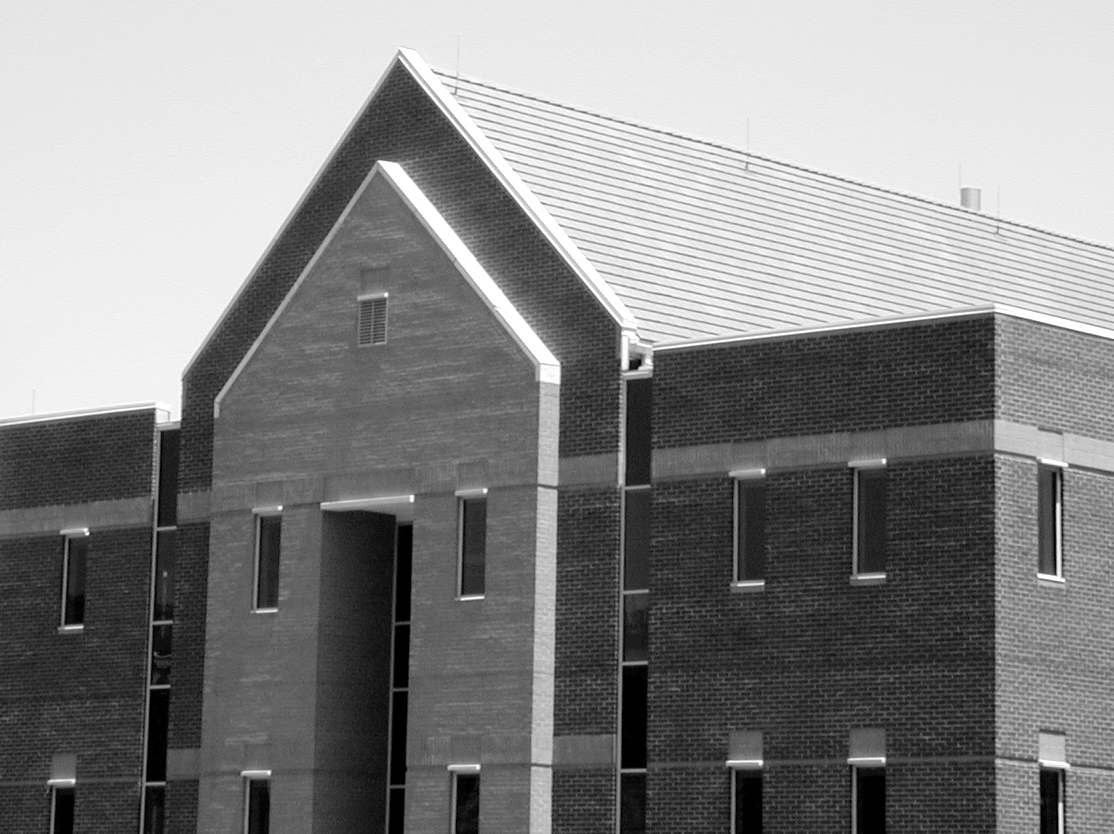
%> input picture Fig1016(a)(building_original).tif, 1114 x 834 px
$ octave lab1018.m   (GNU Octave 9; MATLAB toolbox functions it lacks are replaced by stand-ins)
%> lines starting %> are read from the running program, lines starting %| are printed output that depends on the picture
close all;
clear;

i = imread('Fig1016(a)(building_original).tif');
%> i is the input picture: size 834x1114 uint8; min 0, max 255, mean 133.3
figure,imshow(i);

r = ones(5)/25;

Sel = imfilter(i,r);
figure, imshow(Sel);
sx = [-1 -2 -1;
        0 0 0;
        1 2 1];
sy = [-1 0 1;
        -2 0 2;
        -1 0 1];

gx = abs(imfilter(im2double(Sel),sx));
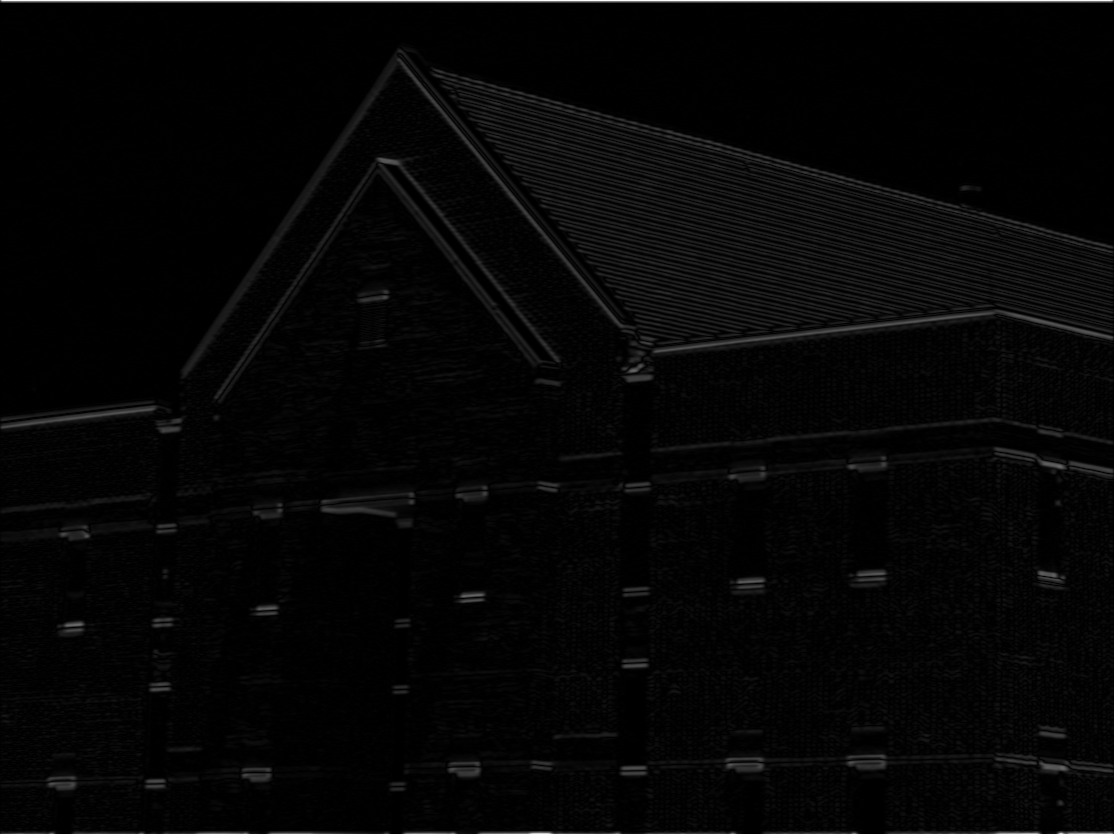
%> gx: size 834x1114 double; min 0, max 2.93, mean 0.0691; drawn with min black and max white
figure, imshow(gx);

gy = abs(imfilter(im2double(Sel),sy));
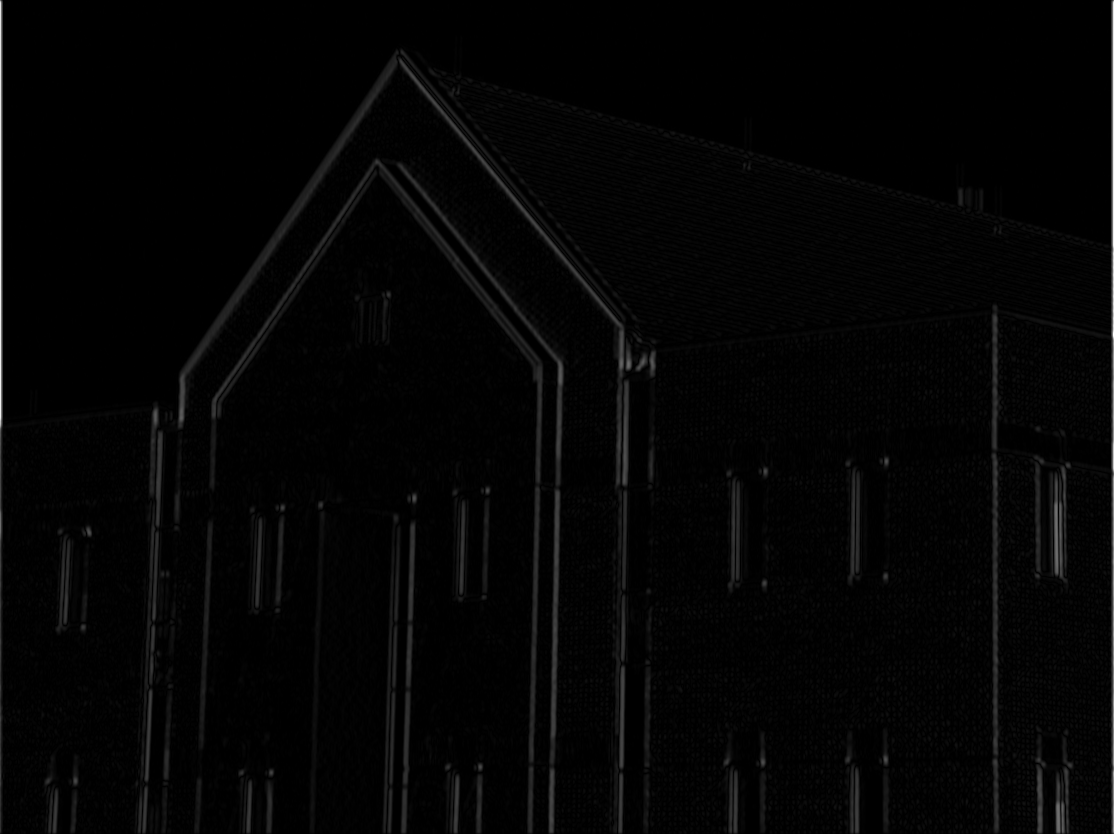
%> gy: size 834x1114 double; min 0, max 3.2, mean 0.0585; drawn with min black and max white
figure, imshow(gy);

gx_gy = gx+gy;
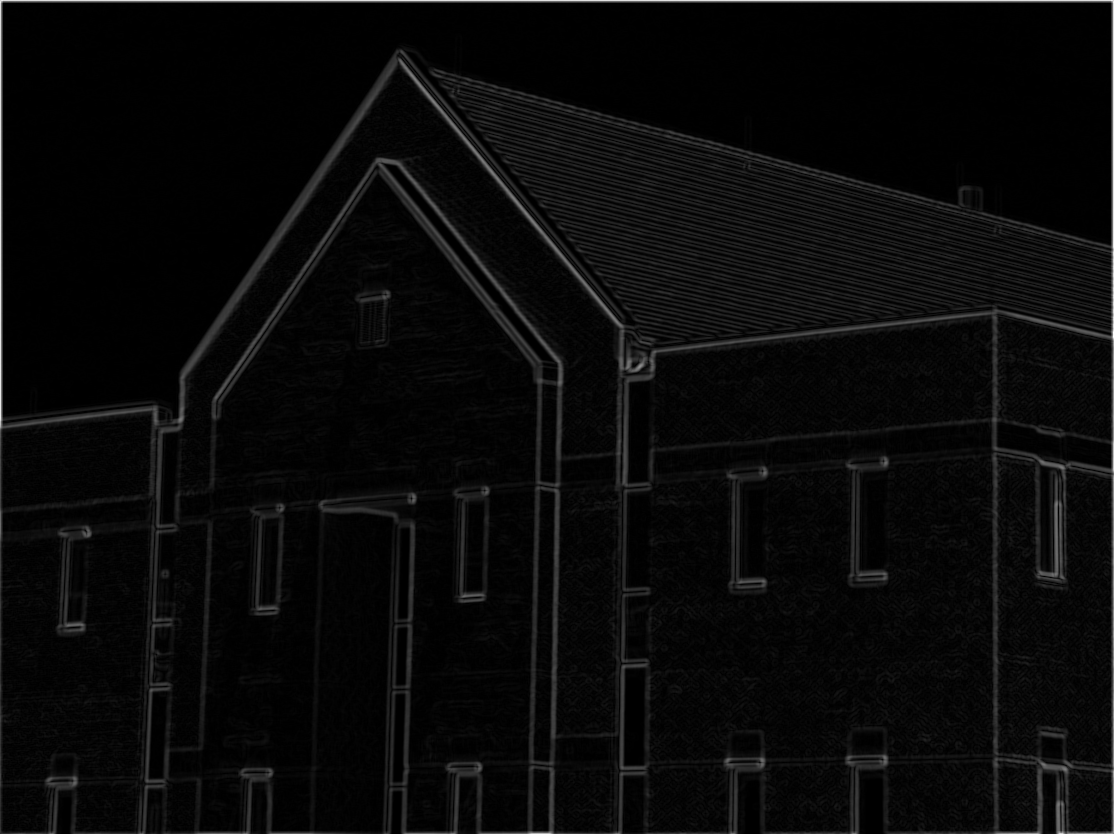
%> gx_gy: size 834x1114 double; min 0, max 3.31, mean 0.128; drawn with min black and max white
figure, imshow(gx_gy);
%> after `imshow(gx_gy)`:
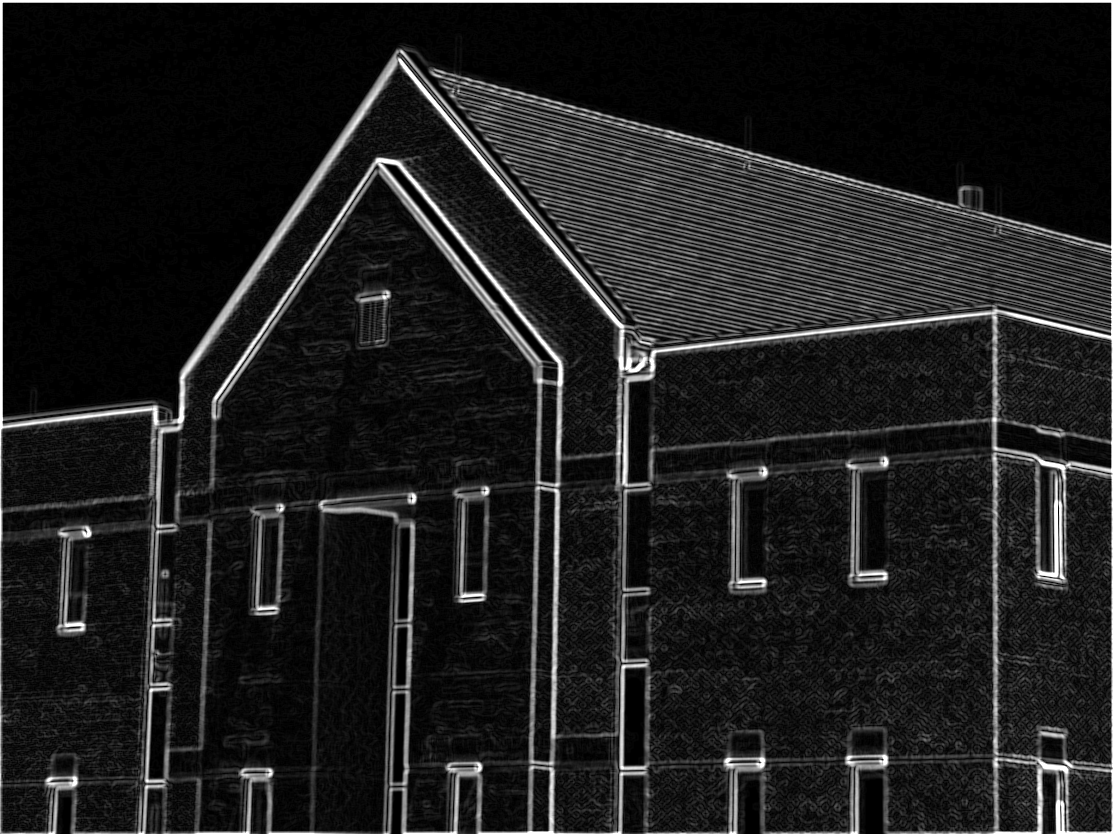
%> displayed picture: size 834x1114, on the screen's scale of 0 to 255; min 0, max 255, mean 31
